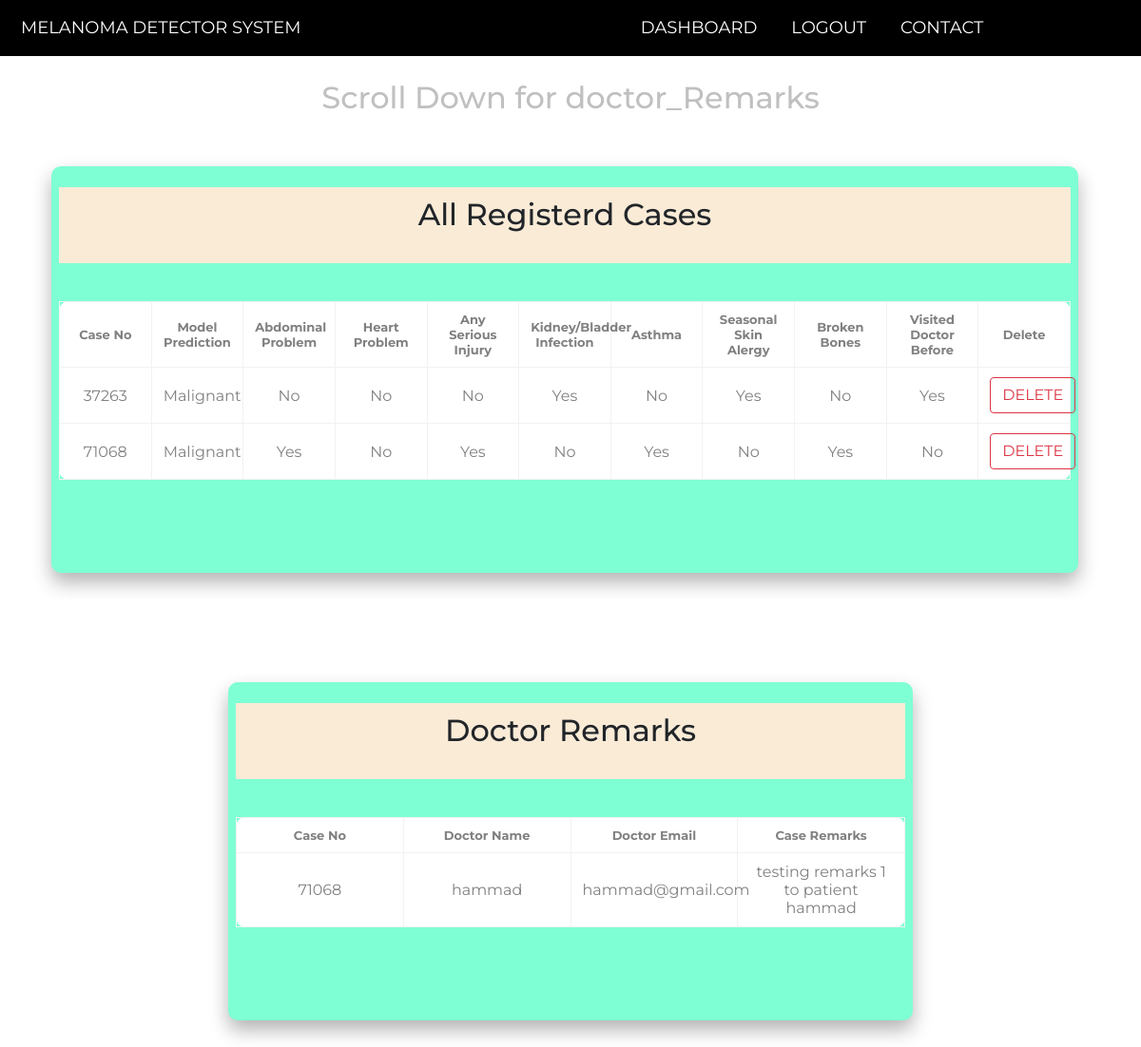
The page /patient_mycase/ (signed in) on the database its author committed.
### MainApp/models.py (models this page shows)
class patient_history(models.Model):
    patient_id = models.IntegerField(null=True)
    case_no = models.IntegerField(null=True)
    model_prediction = models.CharField(max_length=100, null=True)
    abdominalproblem = models.CharField(max_length=10, null=True)
    heartproblem = models.CharField(max_length=10, null=True)
    anyseriousinjury = models.CharField(max_length=10, null=True)
    kidneybladderinfection = models.CharField(max_length=10, null=True)
    asthma = models.CharField(max_length=10, null=True)
    skinalergy = models.CharField(max_length=10, null=True)
    brokenbones = models.CharField(max_length=10, null=True)
    visiteddoctorbefore = models.CharField(max_length=10, null=True)

class doctor_remarks(models.Model):
    patient_id = models.IntegerField(null=True)
    case_no = models.IntegerField(null= True)
    doctor_name = models.CharField(max_length=100, null= True)
    doctor_email = models.CharField(max_length=100, null= True)
    doctor_remarks = models.CharField(max_length=300, null= True)

### MainApp/views.py (the view)
# urls.py: path('patient_mycase/', views.funcPatient_mycases),
def funcPatient_mycases(request):
    session_patient_id = request.session.get('patient_id_session_var')
    query = patient_history.objects.filter( patient_id =  session_patient_id).all()
    query2 = doctor_remarks.objects.filter( patient_id =  session_patient_id).all()
    params = {'complete_query' : query,'case_no_complete': query2}
    return render(request,'patient_mycase.html', params)

### Templates/patient_mycase.html (shortened to what this page needs)
{% load static %}
<html>
    <head>
    <link href="https://cdn.jsdelivr.net/npm/bootstrap@5.0.2/dist/css/bootstrap.min.css" rel="stylesheet">
    </head>
<body>
    <div class="navdiv">
    <nav class="navbar navbar-expand-lg bg-black">
        <div class="container-fluid">
          <a class="navbar-brand" href="/home/">Melanoma Detector System</a>
          <div class="collapse navbar-collapse" id="navbarSupportedContent">
            <ul class="navbar-nav me-auto mb-2 mb-lg-0">
                <li class="nav-item {% if request.path == '/login-dashboard/' %} active {% endif %}">
                    <a class="nav-link" href="/patient_dashboard/">Dashboard</a>
                </li>
                <li class="nav-item {% if request.path == '/patient_logout/' %} active {% endif %}">
                    <a class="nav-link" href="/patient_logout/">Logout</a>
                </li>
                <li class="nav-item {% if request.path == '/contact/' %} active {% endif %}">
                    <a class="nav-link" href="/contact/">Contact</a>
                </li>
            </ul>
          </div>
        </div>
      </nav>
    </div>
    <h2 style="color:	#C0C0C0;margin-top: 15px;">Scroll Down for doctor_Remarks</h2>
    <div class="tablecss">
            <div class="headerdiv">
                <h2>All Registerd Cases</h2>
            </div>
        <div class="centerdiv">
                <div class="responsive-div">
                    <table>
                        <thead>
                            <tr>
                                <td class='tdFont'>Case No</td>
                                <td class='tdFont'>Model Prediction</td>
                                <td class='tdFont'>Abdominal Problem</td>
                                <td class='tdFont'>Heart Problem</td>
                                <td class='tdFont'>Any Serious Injury</td>
                                <td class='tdFont'>Kidney/Bladder Infection</td>
                                <td class='tdFont'>Asthma</td>
                                <td class='tdFont'>Seasonal Skin Alergy</td>
                                <td class='tdFont'>Broken Bones</td>
                                <td class='tdFont'>Visited Doctor Before</td>
                                <td class='tdFont'>Delete</td>
                            </tr>
                        </thead>
                        <tbody>
                            {% for i in complete_query %}
                            <tr>
                                <td>
                                    {{i.case_no}}</td>
                                    <td>{{i.model_prediction}}</td>
                                    <td>{{i.abdominalproblem}}</td>
                                    <td>{{i.heartproblem}}</td>
                                    <td>{{i.anyseriousinjury}}</td>
                                    <td>{{i.kidneybladderinfection}}</td>
                                    <td>{{i.asthma}}</td>
                                    <td>{{i.skinalergy}}</td>
                                    <td>{{i.brokenbones}}</td>
                                    <td>{{i.visiteddoctorbefore}}
                                    <td><a class="btn btn-outline-danger" href="{% url 'patient_delete_record' i.case_no %}">
                                    DELETE</a></td>
                                </td>
                            </tr>
                            {% endfor %}
                        </tbody>
                    </table>
                </div>
            </div>
            <div class="undertablediv"><br><br></div>
    </div>
    <div class="tablecss2">
            <div class="headerdiv">
                <h2>Doctor Remarks</h2>
            </div>
                <div class="centerdiv">
                    <div class="responsive-div">
                        <table class="doctor_remark_table">
                            <thead>
                                <tr>
                                    <td class='tdFont'>Case No</td>
                                    <td class='tdFont'>Doctor Name</td>
                                    <td class='tdFont'>Doctor Email</td>
                                    <td id="break_doctor_remark_table" class='tdFont'>Case Remarks</td>
                                </tr>
                            </thead>
                            <tbody>
                                {% for n in case_no_complete %}
                                <tr>
                                    <td>{{n.case_no}}</td>
                                    <td>{{n.doctor_name}}</td>
                                    <td>{{n.doctor_email}}</td>
                                    <td id="break_doctor_remark_table">{{n.doctor_remarks}}</td>
                                </tr>
                                {% endfor %}
                            </tbody>
                        </table>
                    </div>
                </div>
                <div class="undertablediv"><br><br></div>
    </div>
</body>
</html>

### Templates/patient_mycase.html (style rules this page uses)
.tablecss { background-color: aquamarine; align-self: center; position: relative; top: 35px; width: 90%; height: auto; left: 4.5%; border-radius: 10px; box-shadow: 0 10px 20px 0 rgba(0, 0, 0, 0.3); padding: 2px 8px 0 8px; align-items: center; justify-content: center; margin-bottom: 100px; }
h2 { text-align: center; padding: 10px; }
table { border-collapse: collapse; background-color: #fff; border: 10px; margin: auto; border-radius: 10px; table-layout: fixed; width: 100%; }
th,td { border: 1px solid #f2f2f2; padding: 10px 12px; text-align: center; color: gray; }
.tdFont { font-size: small; font-weight: bold; }
.headerdiv { width: 100%; height: 10%; background-color: antiquewhite; margin-top: 20px; margin-bottom: 40px; }
.undertablediv { margin-top: 50px; }
.tablecss2 { background-color: aquamarine; align-self: center; position: relative; top: 50px; width: 60%; height: auto; left: 20%; border-radius: 10px; box-shadow: 0 10px 20px 0 rgba(0, 0, 0, 0.3); padding: 2px 8px 0 8px; align-items: center; justify-content: center; margin-bottom: 100px; }
table { border-collapse: collapse; background-color: #fff; border: 10px; margin: auto; border-radius: 10px; }
.doctor_remark_table { table-layout: fixed; width: 100%; }
#break_doctor_remark_table { word-wrap: break-word; }
body { margin: 0; padding: 0; font-family: montserrat; }
.collapse { margin-left: 28%; text-align: center; }
.nav-item .nav-link { text-decoration: none; color: rgb(255, 255, 255); text-transform: uppercase; font-size: 18px; margin: 0 10px; text-align: center; justify-content: center; transition: all .6s ease; }
.navbar-brand { font-family: montserrat; text-decoration: none; color: rgb(255, 255, 255); text-transform: uppercase; font-size: 18px; margin: 0 10px; transition: all .6s ease; }
.navdiv { background-color: black; }

### rows shown on the page
patient_history: case_no "37263", model_prediction "Malignant", abdominalproblem "No", heartproblem "No", anyseriousinjury "No", kidneybladderinfection "Yes", asthma "No", skinalergy "Yes", brokenbones "No", visiteddoctorbefore "Yes"
patient_history: case_no "71068", model_prediction "Malignant", abdominalproblem "Yes", heartproblem "No", anyseriousinjury "Yes", kidneybladderinfection "No", asthma "Yes", skinalergy "No", brokenbones "Yes", visiteddoctorbefore "No"
doctor_remarks: case_no "71068", doctor_name "hammad", doctor_email "hammad@gmail.com", doctor_remarks "testing remarks 1 to patient hammad"
